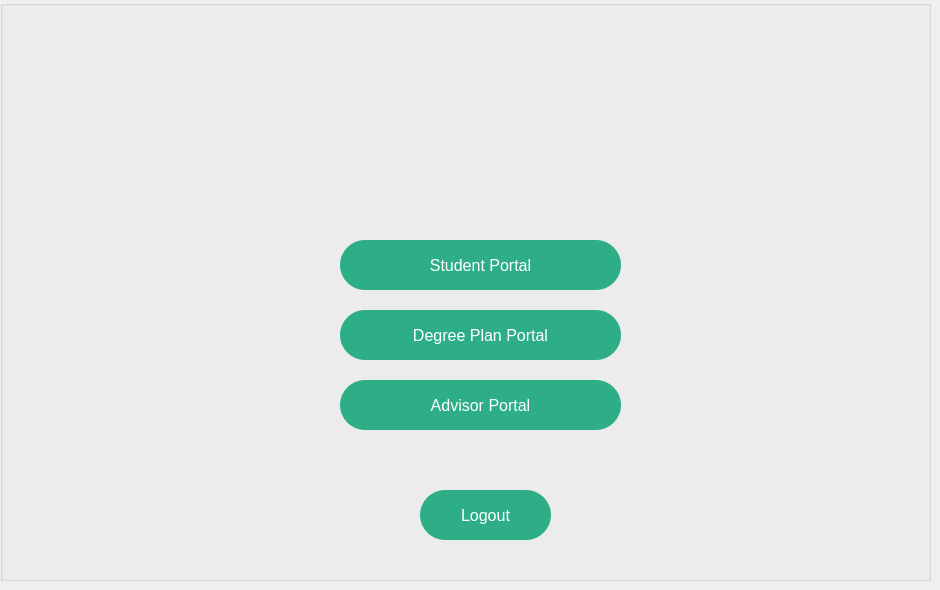
    <widget class="QWidget" name="homePage">
     <widget class="QGroupBox" name="homeButtons">
      <property name="geometry">
       <rect>
        <x>0</x>
        <y>0</y>
        <width>931</width>
        <height>581</height>
       </rect>
      </property>
      <property name="styleSheet">
       <string notr="true"/>
      </property>
      <property name="title">
       <string/>
      </property>
      <widget class="QPushButton" name="studentPortalButton1">
       <property name="geometry">
        <rect>
         <x>340</x>
         <y>240</y>
         <width>281</width>
         <height>50</height>
        </rect>
       </property>
       <property name="font">
        <font>
         <family>Ubuntu</family>
         <pointsize>12</pointsize>
         <weight>3</weight>
         <italic>false</italic>
         <bold>false</bold>
        </font>
       </property>
       <property name="styleSheet">
        <string notr="true">background-color: rgb(45, 174, 135);
color: white;
border-radius: 25px;
font: 25 12pt &quot;Ubuntu&quot;;</string>
       </property>
       <property name="text">
        <string>Student Portal</string>
       </property>
      </widget>
      <widget class="QPushButton" name="instructorPortalButton1">
       <property name="enabled">
        <bool>false</bool>
       </property>
       <property name="geometry">
        <rect>
         <x>340</x>
         <y>380</y>
         <width>281</width>
         <height>50</height>
        </rect>
       </property>
       <property name="font">
        <font>
         <family>Ubuntu</family>
         <pointsize>12</pointsize>
         <weight>3</weight>
         <italic>false</italic>
         <bold>false</bold>
        </font>
       </property>
       <property name="styleSheet">
        <string notr="true">background-color: rgb(45, 174, 135);
color: white;
border-radius: 25px;
font: 25 12pt &quot;Ubuntu&quot;;</string>
       </property>
       <property name="text">
        <string>Advisor Portal</string>
       </property>
      </widget>
      <widget class="QPushButton" name="logoutButton1">
       <property name="geometry">
        <rect>
         <x>420</x>
         <y>490</y>
         <width>131</width>
         <height>50</height>
        </rect>
       </property>
       <property name="font">
        <font>
         <family>Ubuntu</family>
         <pointsize>12</pointsize>
         <weight>3</weight>
         <italic>false</italic>
         <bold>false</bold>
        </font>
       </property>
       <property name="styleSheet">
        <string notr="true">background-color: rgb(45, 174, 135);
color: white;
border-radius: 25px;
font: 25 12pt &quot;Ubuntu&quot;;</string>
       </property>
       <property name="text">
        <string>Logout</string>
       </property>
      </widget>
      <widget class="QLabel" name="schoolLogo2">
       <property name="geometry">
        <rect>
         <x>390</x>
         <y>30</y>
         <width>181</width>
         <height>181</height>
        </rect>
       </property>
       <property name="font">
        <font>
         <family>Ubuntu</family>
         <pointsize>14</pointsize>
         <weight>3</weight>
         <italic>false</italic>
         <bold>false</bold>
        </font>
       </property>
       <property name="styleSheet">
        <string notr="true">border-radius: 65px;
color: rgb(3, 127, 122);
font: 25 14pt &quot;Ubuntu&quot;;</string>
       </property>
       <property name="text">
        <string/>
       </property>
       <property name="pixmap">
        <pixmap>../../.designer/backup/img/school.png</pixmap>
       </property>
       <property name="scaledContents">
        <bool>true</bool>
       </property>
       <property name="alignment">
        <set>Qt::AlignCenter</set>
       </property>
      </widget>
      <widget class="QPushButton" name="DegreePlanPortalButton1">
       <property name="geometry">
        <rect>
         <x>340</x>
         <y>310</y>
         <width>281</width>
         <height>50</height>
        </rect>
       </property>
       <property name="font">
        <font>
         <family>Ubuntu</family>
         <pointsize>12</pointsize>
         <weight>3</weight>
         <italic>false</italic>
         <bold>false</bold>
        </font>
       </property>
       <property name="styleSheet">
        <string notr="true">background-color: rgb(45, 174, 135);
color: white;
border-radius: 25px;
font: 25 12pt &quot;Ubuntu&quot;;</string>
       </property>
       <property name="text">
        <string>Degree Plan Portal</string>
       </property>
      </widget>
     </widget>
    </widget>
